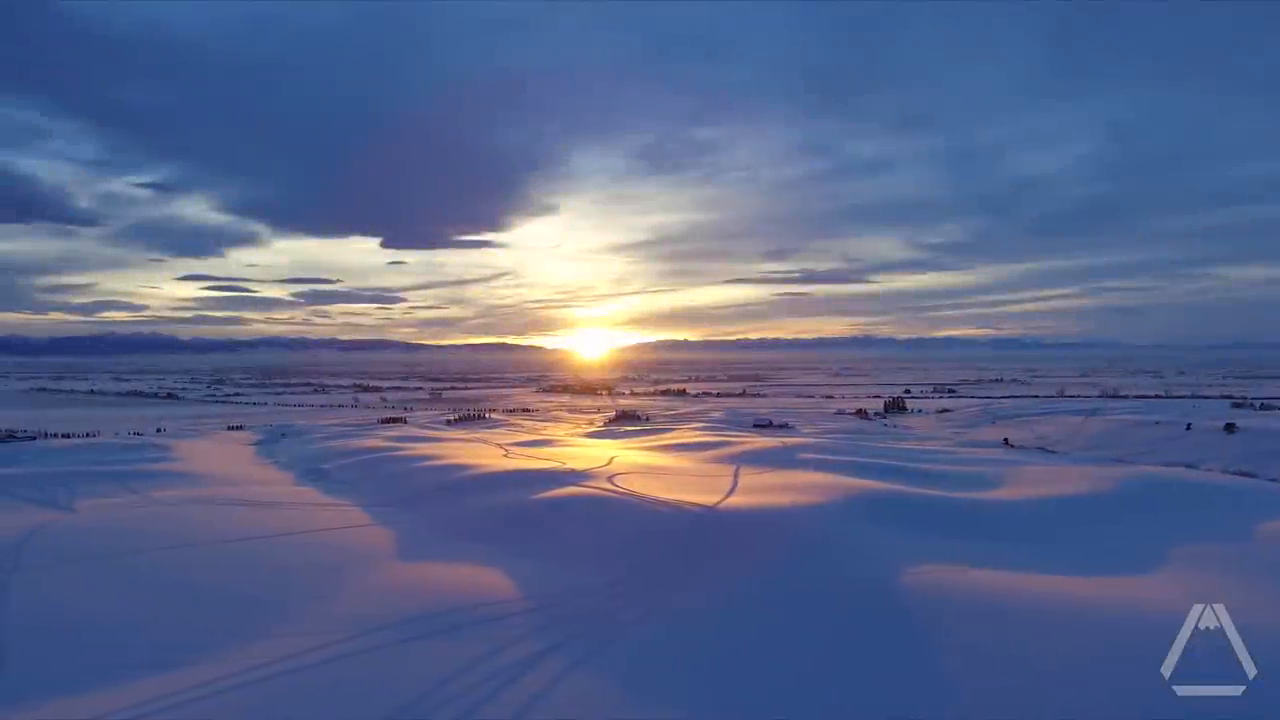
#> input picture frame 45 of video.mp4, 1280 x 720 px
$ python dataset_file.py
#> lines starting #> are read from the running program, lines starting #| are printed output that depends on the picture
import cv2

cap=cv2.VideoCapture('/Users/vamshibukya/Desktop/pythonProject/video.mp4')
count=0
while cap.isOpened():
    count += 1
    ret, frame = cap.read()
#> frame is the input picture: shape (720, 1280, 3); mean B, G, R 139.7, 102.1, 90
    if ret == True:
        start_point_01 = (640 , 0 )
        end_point_01 = (640,720)
        start_point_02=(0,640)
        end_point_02=(1280,640)
        color = (0, 255, 0)
        thickness = 1
        image = cv2.line(frame, start_point_01, end_point_01, color, thickness)
        image = cv2.line(image, start_point_02, end_point_02, color, thickness)
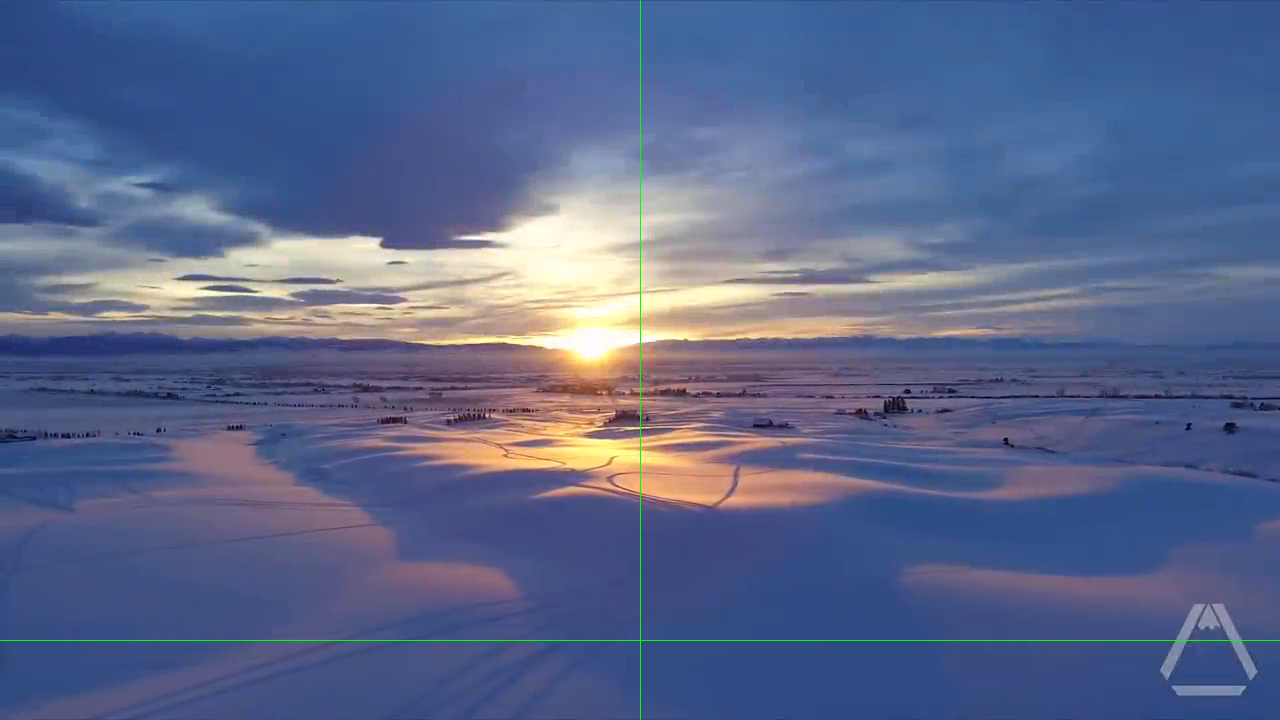
#> image: shape (720, 1280, 3); mean B, G, R 139.4, 102.5, 89.8
        cv2.imwrite("frame_"+str(count)+'.jpg', image)
    else:
        break


cap=cv2.VideoCapture('/Users/vamshibukya/Desktop/pythonProject/video.mp4')
count=0
while cap.isOpened():
    count += 1
    ret, frame = cap.read()
    if ret == True:
        cv2.imwrite("frame_"+str(count)+'.jpg', frame)
    else:
        break

$ run again, starting later in the video
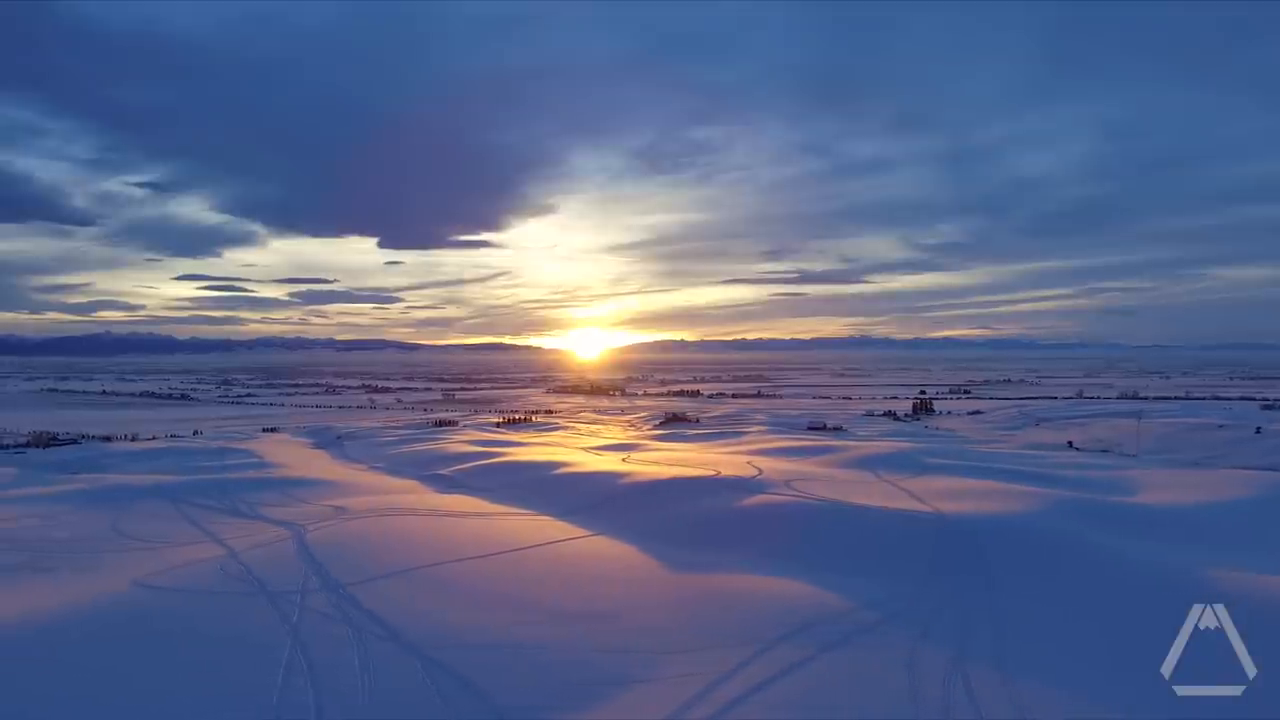
#> input picture frame 204 of video.mp4, 1280 x 720 px
#> frame is the input picture: shape (720, 1280, 3); mean B, G, R 139.1, 101.8, 90.5
#> `image = cv2.line(image, start_point_02, end_point_02, color, thickness)`:
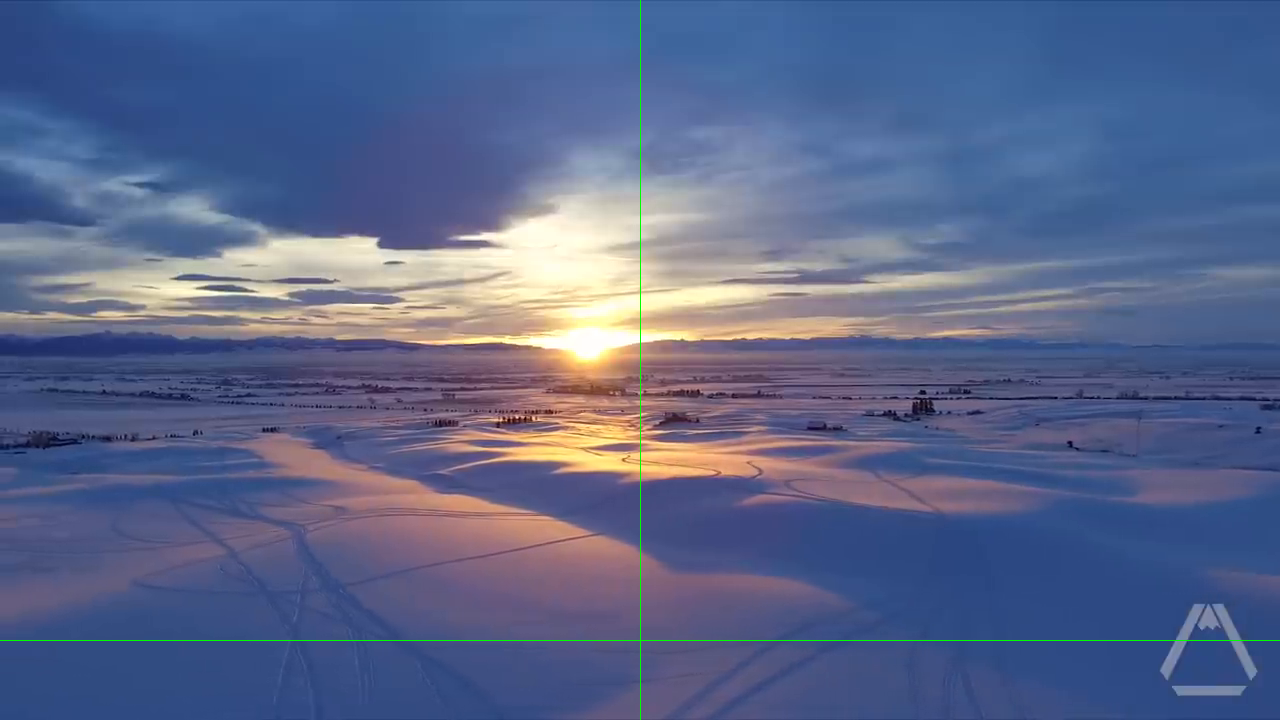
#> image: shape (720, 1280, 3); mean B, G, R 138.8, 102.2, 90.3

$ run again, starting later in the video
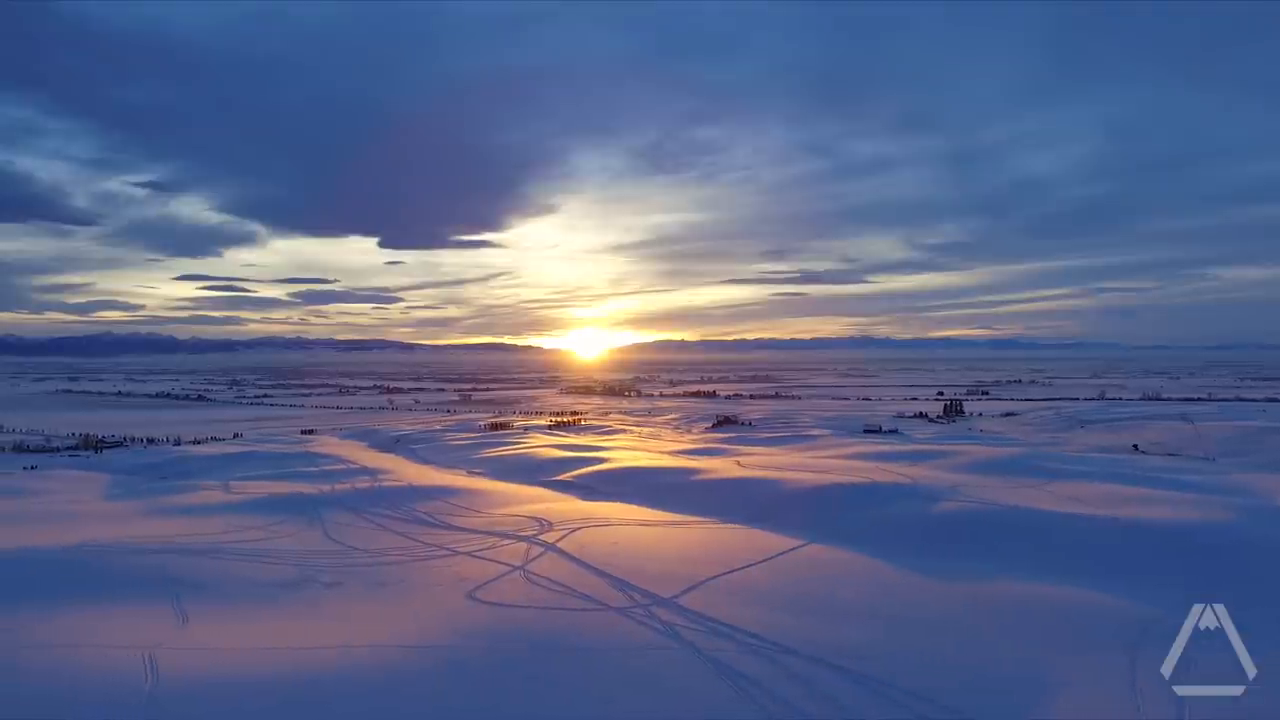
#> input picture frame 363 of video.mp4, 1280 x 720 px
#> frame is the input picture: shape (720, 1280, 3); mean B, G, R 138.6, 102.4, 93
#> `image = cv2.line(image, start_point_02, end_point_02, color, thickness)`:
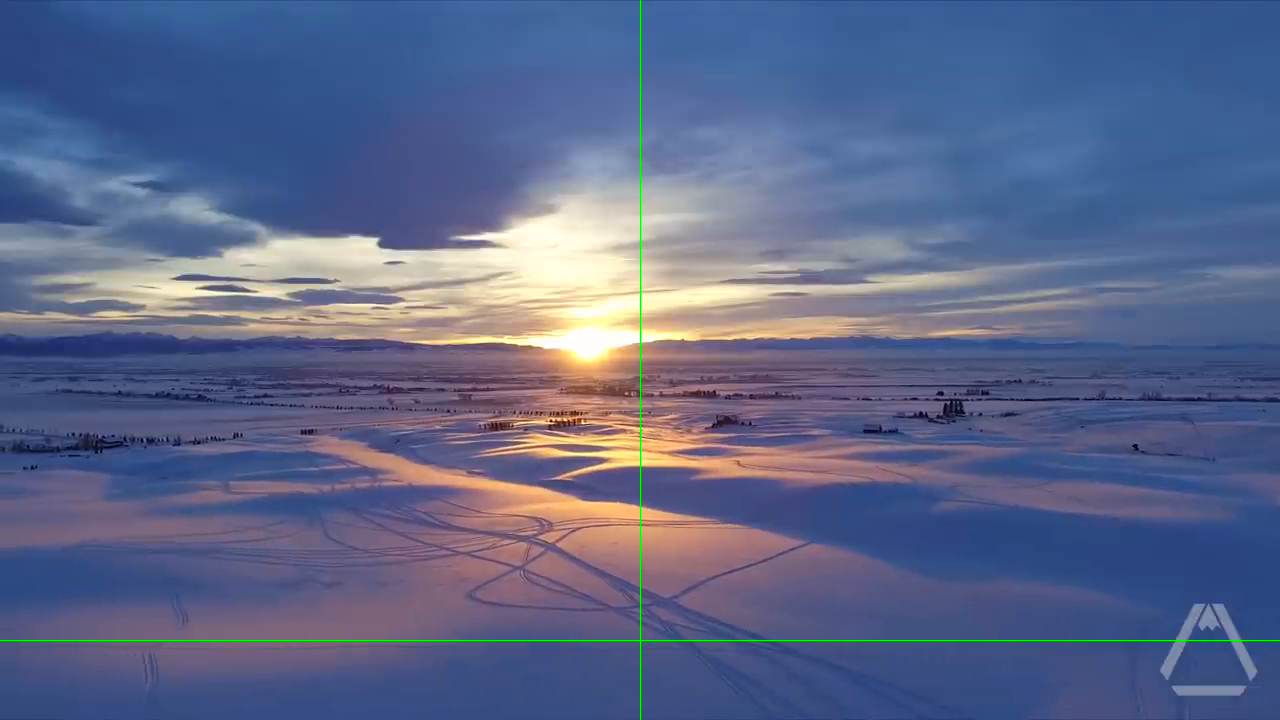
#> image: shape (720, 1280, 3); mean B, G, R 138.3, 102.7, 92.7
